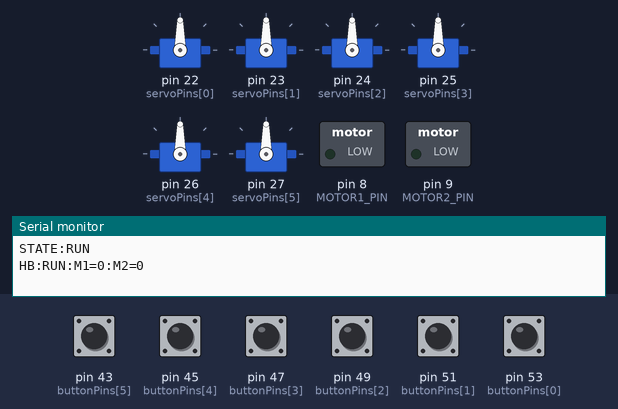
The sketch below on a simulated Arduino Mega 2560, built with avr-gcc and run on an emulated ATmega2560. Shown: 6 × servo, switched loads named in the sketch (green lamp = pin HIGH), the last lines printed to the serial monitor. Dashed ring = blinking. The test bench sets the inputs (shaded band); at power-on: pin 43 (buttonPins[5]), pin 45 (buttonPins[4]), pin 47 (buttonPins[3]), pin 49 (buttonPins[2]), pin 51 (buttonPins[1]), pin 53 (buttonPins[0]) HIGH.

Above: at 1.2 s.
1.3 s: pin 43 (buttonPins[5]) pulled LOW for 1 s
At 1.45 s:
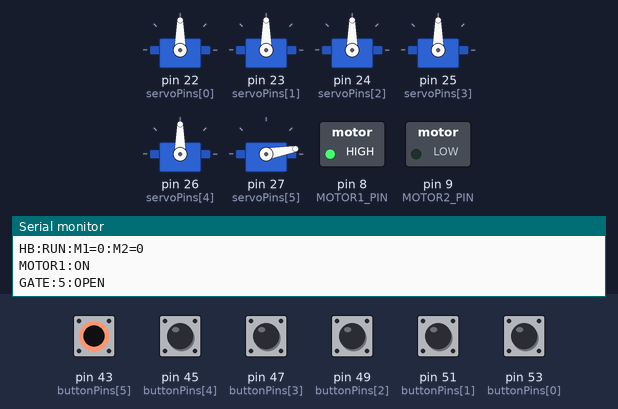
3.8 s: pin 45 (buttonPins[4]) pulled LOW for 0.15 s
At 6.2 s:
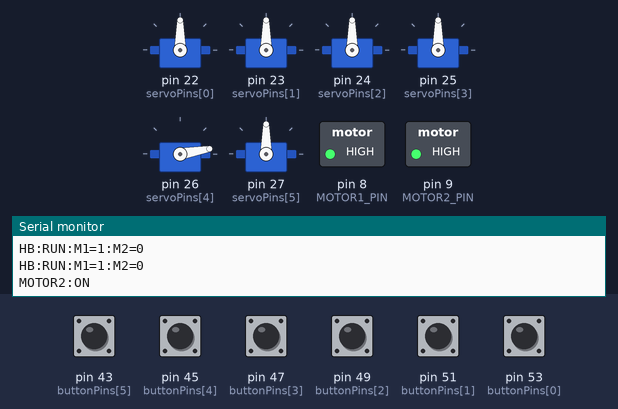
6.8 s: pin 47 (buttonPins[3]) pulled LOW for 0.15 s
At 7.3 s:
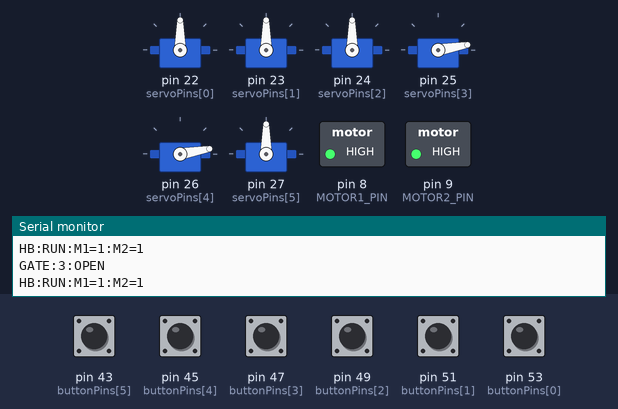
8.4 s: pin 49 (buttonPins[2]) pulled LOW for 0.15 s
At 9.6 s:
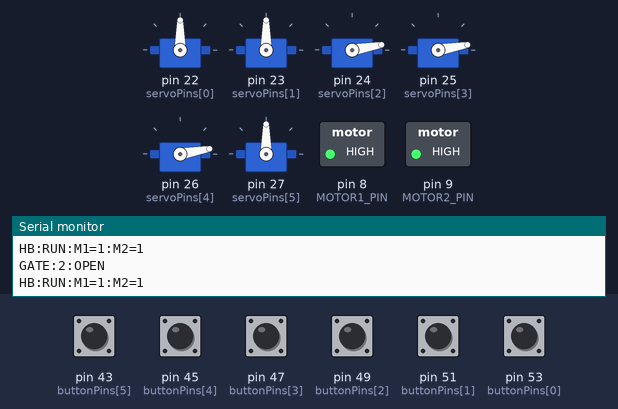
10.0 s: pin 51 (buttonPins[1]) pulled LOW for 0.15 s
At 11.0 s:
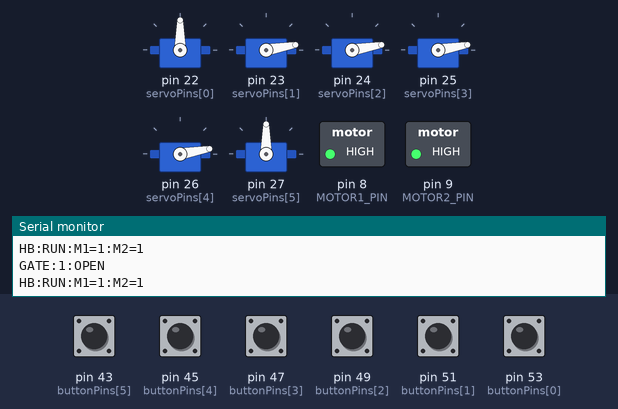
11.6 s: pin 53 (buttonPins[0]) pulled LOW for 0.15 s
At 12.2 s:
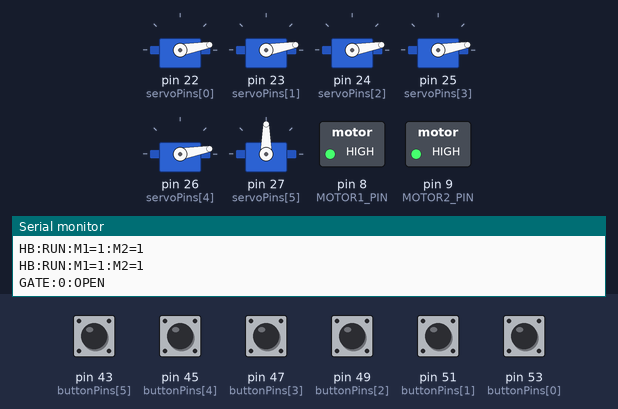
Timing chart, 0 to 14.2 s (numbered marks = the images above; inputs shaded):
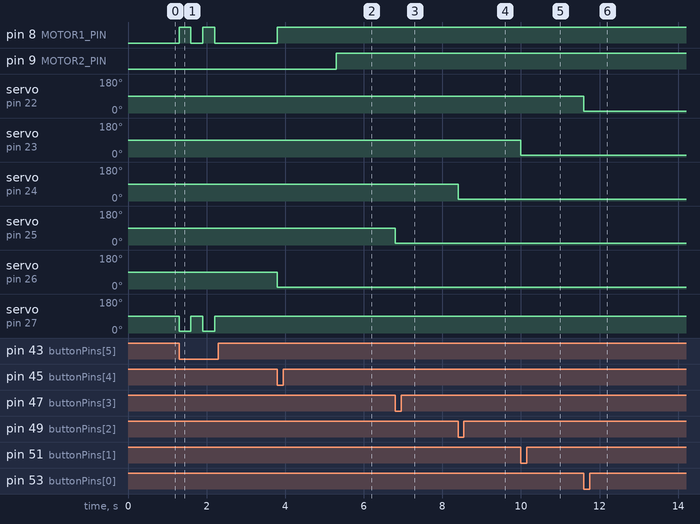

Measured:
- after the input at 1.3 s, pin 8 (MOTOR1_PIN): alternates HIGH for 0.30 s and LOW for 0.30 s, 4 changes in all, then stays LOW, starting at once; servo on pin 27 (servoPins[5]): alternates 90° for 0.30 s and 10° for 0.30 s, 4 changes in all, then stays 90°, starting at once
- after the input at 3.8 s, pin 8 (MOTOR1_PIN): LOW → HIGH at once; pin 9 (MOTOR2_PIN): LOW → HIGH after 1.5 s; servo on pin 26 (servoPins[4]): 90° → 10° at once
- after the input at 6.8 s, servo on pin 25 (servoPins[3]): 90° → 10° at once
- after the input at 8.4 s, servo on pin 24 (servoPins[2]): 90° → 10° at once
- after the input at 10.0 s, servo on pin 23 (servoPins[1]): 90° → 10° at once
- after the input at 11.6 s, servo on pin 22 (servoPins[0]): 90° → 10° at once

The sketch:

blastgate.ino
```cpp
#include <Servo.h>
#include <avr/wdt.h>

// ============================
// KONFIGURATION
// ============================
#define NUM_GATES 6
#define MOTOR1_PIN 8
#define MOTOR2_PIN 9

#define MOTOR_DELAY_MS 1500   // Verzögerung zwischen Motor 1 & 2
#define HEARTBEAT_MS 1000

// ============================
// PINBELEGUNG
// ============================
const uint8_t servoPins[NUM_GATES]  = {22, 23, 24, 25, 26, 27};
const uint8_t buttonPins[NUM_GATES] = {53, 51, 49, 47, 45, 43};

// ============================
// SERVO-WINKEL
// ============================
int servoOpen[NUM_GATES]  = {10, 10, 10, 10, 10, 10};
int servoClose[NUM_GATES] = {90, 90, 90, 90, 90, 90};

// ============================
// STATUS
// ============================
enum SystemState { RUN, SERVICE, ERROR };
SystemState systemState = RUN;

bool gateOpen[NUM_GATES] = {false};
bool motorRunning = false;
bool motor2Started = false;

unsigned long motorTimer = 0;
unsigned long heartbeatTimer = 0;

// ============================
// OBJEKTE
// ============================
Servo servos[NUM_GATES];

// ============================
// SETUP
// ============================
void setup() {
  Serial.begin(115200);

  // Watchdog: 2 Sekunden
  wdt_enable(WDTO_2S);

  for (int i = 0; i < NUM_GATES; i++) {
    pinMode(buttonPins[i], INPUT_PULLUP);
    servos[i].attach(servoPins[i]);
    servos[i].write(servoClose[i]);
  }

  pinMode(MOTOR1_PIN, OUTPUT);
  pinMode(MOTOR2_PIN, OUTPUT);
  digitalWrite(MOTOR1_PIN, LOW);
  digitalWrite(MOTOR2_PIN, LOW);

  Serial.println("STATE:RUN");
}

// ============================
// LOOP
// ============================
void loop() {
  wdt_reset();

  handleButtons();
  handleMotors();
  sendHeartbeat();
}

// ============================
// TASTER
// ============================
void handleButtons() {
  for (int i = 0; i < NUM_GATES; i++) {
    if (digitalRead(buttonPins[i]) == LOW) {
      toggleGate(i);
      delay(300); // Entprellen
    }
  }
}

// ============================
// GATE LOGIK
// ============================
void toggleGate(int idx) {
  if (systemState == ERROR) return;

  gateOpen[idx] = !gateOpen[idx];

  if (gateOpen[idx]) {
    servos[idx].write(servoOpen[idx]);
    startMotors();
  } else {
    servos[idx].write(servoClose[idx]);
    checkAllClosed();
  }

  Serial.print("GATE:");
  Serial.print(idx);
  Serial.print(":");
  Serial.println(gateOpen[idx] ? "OPEN" : "CLOSE");
}

// ============================
// MOTOREN
// ============================
void startMotors() {
  if (motorRunning) return;

  motorRunning = true;
  motor2Started = false;
  motorTimer = millis();

  digitalWrite(MOTOR1_PIN, HIGH);
  Serial.println("MOTOR1:ON");
}

void handleMotors() {
  if (!motorRunning) return;

  if (!motor2Started && millis() - motorTimer > MOTOR_DELAY_MS) {
    digitalWrite(MOTOR2_PIN, HIGH);
    motor2Started = true;
    Serial.println("MOTOR2:ON");
  }
}

void stopMotors() {
  digitalWrite(MOTOR1_PIN, LOW);
  digitalWrite(MOTOR2_PIN, LOW);
  motorRunning = false;
  motor2Started = false;

  Serial.println("MOTORS:OFF");
}

void checkAllClosed() {
  for (int i = 0; i < NUM_GATES; i++) {
    if (gateOpen[i]) return;
  }
  stopMotors();
}

// ============================
// HEARTBEAT
// ============================
void sendHeartbeat() {
  if (millis() - heartbeatTimer > HEARTBEAT_MS) {
    heartbeatTimer = millis();

    Serial.print("HB:");
    Serial.print(systemState == RUN ? "RUN" :
                 systemState == SERVICE ? "SERVICE" : "ERROR");
    Serial.print(":M1=");
    Serial.print(digitalRead(MOTOR1_PIN));
    Serial.print(":M2=");
    Serial.println(digitalRead(MOTOR2_PIN));
  }
}
```
